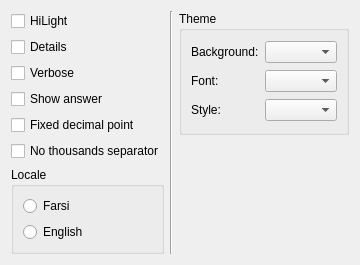
<?xml version="1.0" encoding="UTF-8"?>
<ui version="4.0">
 <class>ConfigDialog</class>
 <widget class="QDialog" name="ConfigDialog">
  <property name="geometry">
   <rect>
    <x>0</x>
    <y>0</y>
    <width>335</width>
    <height>239</height>
   </rect>
  </property>
  <property name="windowTitle">
   <string>Settings...</string>
  </property>
  <property name="windowIcon">
   <iconset resource="qnmui.qrc">
    <normaloff>:/res/settings2-26.png</normaloff>:/res/settings2-26.png</iconset>
  </property>
  <layout class="QGridLayout" name="gridLayout">
   <item row="6" column="0">
    <widget class="QCheckBox" name="checkNoSep">
     <property name="text">
      <string>No thousands separator</string>
     </property>
    </widget>
   </item>
   <item row="7" column="0">
    <widget class="QGroupBox" name="groupBox">
     <property name="whatsThis">
      <string>You may set locales here, this affects guide and number to text conversion language.</string>
     </property>
     <property name="title">
      <string>Locale</string>
     </property>
     <layout class="QVBoxLayout" name="verticalLayout">
      <item>
       <widget class="QRadioButton" name="radioLocaleFarsi">
        <property name="text">
         <string>Farsi</string>
        </property>
       </widget>
      </item>
      <item>
       <widget class="QRadioButton" name="radioLocaleEnglish">
        <property name="text">
         <string>English</string>
        </property>
       </widget>
      </item>
     </layout>
    </widget>
   </item>
   <item row="4" column="0">
    <widget class="QCheckBox" name="checkAns">
     <property name="whatsThis">
      <string>Show answer at the end of calculation.</string>
     </property>
     <property name="text">
      <string>Show answer</string>
     </property>
    </widget>
   </item>
   <item row="2" column="0">
    <widget class="QCheckBox" name="checkDetails">
     <property name="whatsThis">
      <string>Show more details.</string>
     </property>
     <property name="text">
      <string>Details</string>
     </property>
    </widget>
   </item>
   <item row="5" column="0">
    <widget class="QCheckBox" name="checkDecimFix">
     <property name="text">
      <string>Fixed decimal point</string>
     </property>
    </widget>
   </item>
   <item row="3" column="0">
    <widget class="QCheckBox" name="checkLoud">
     <property name="whatsThis">
      <string>Be verbose!</string>
     </property>
     <property name="text">
      <string>Verbose</string>
     </property>
    </widget>
   </item>
   <item row="1" column="0">
    <widget class="QCheckBox" name="checkHilight">
     <property name="whatsThis">
      <string>Controls odd/even hilighting to make reading the output easier.</string>
     </property>
     <property name="text">
      <string>HiLight</string>
     </property>
    </widget>
   </item>
   <item row="1" column="1" rowspan="7">
    <widget class="Line" name="line">
     <property name="orientation">
      <enum>Qt::Vertical</enum>
     </property>
    </widget>
   </item>
   <item row="1" column="2" rowspan="5">
    <widget class="QGroupBox" name="groupBox_2">
     <property name="title">
      <string>Theme</string>
     </property>
     <layout class="QGridLayout" name="gridLayout_2">
      <item row="0" column="0">
       <widget class="QLabel" name="label">
        <property name="text">
         <string>Background:</string>
        </property>
       </widget>
      </item>
      <item row="0" column="1">
       <widget class="QComboBox" name="comboBackgroundColor"/>
      </item>
      <item row="1" column="0">
       <widget class="QLabel" name="label_2">
        <property name="text">
         <string>Font:</string>
        </property>
       </widget>
      </item>
      <item row="1" column="1">
       <widget class="QComboBox" name="comboFontColor"/>
      </item>
      <item row="2" column="0">
       <widget class="QLabel" name="label_3">
        <property name="text">
         <string>Style:</string>
        </property>
       </widget>
      </item>
      <item row="2" column="1">
       <widget class="QComboBox" name="comboStyle"/>
      </item>
     </layout>
    </widget>
   </item>
  </layout>
 </widget>
 <resources>
  <include location="qnmui.qrc"/>
 </resources>
 <connections/>
</ui>
